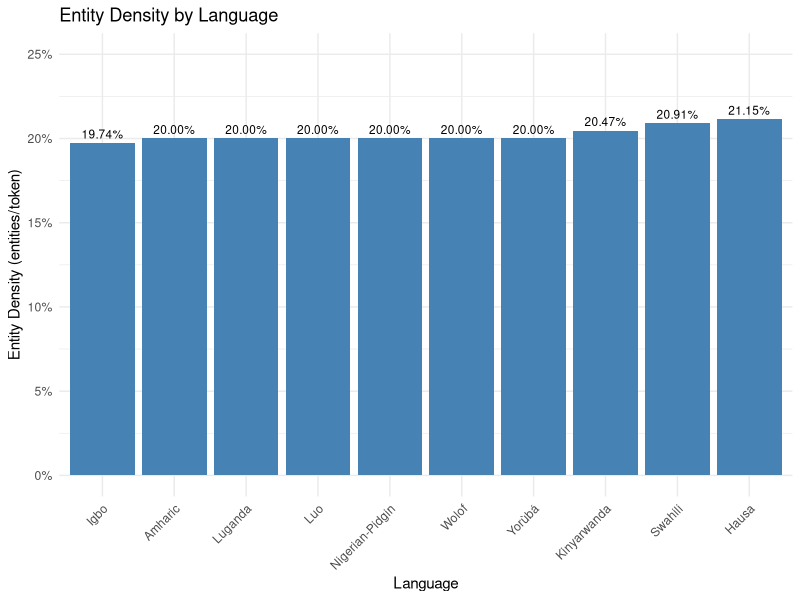
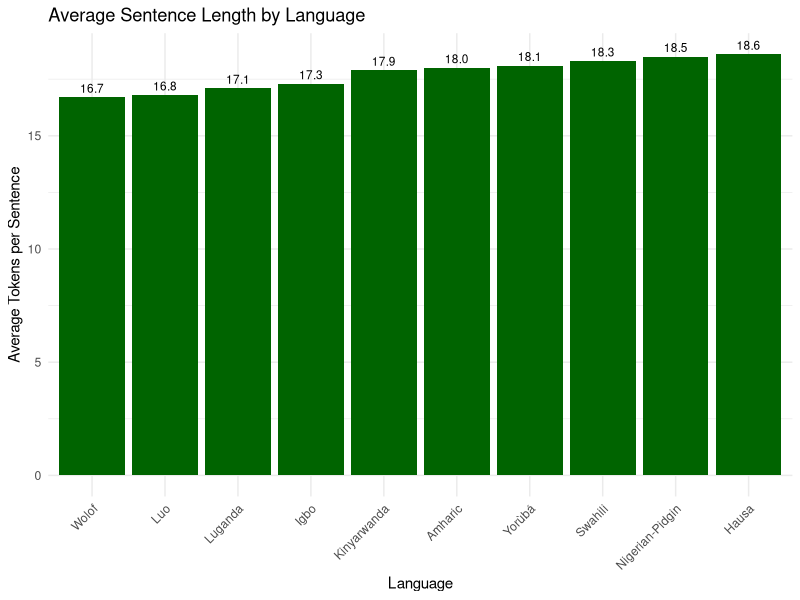
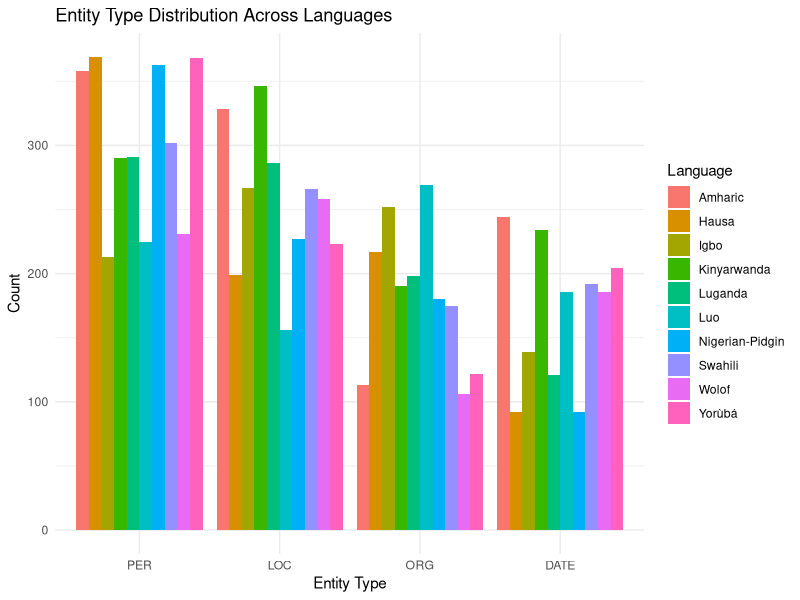
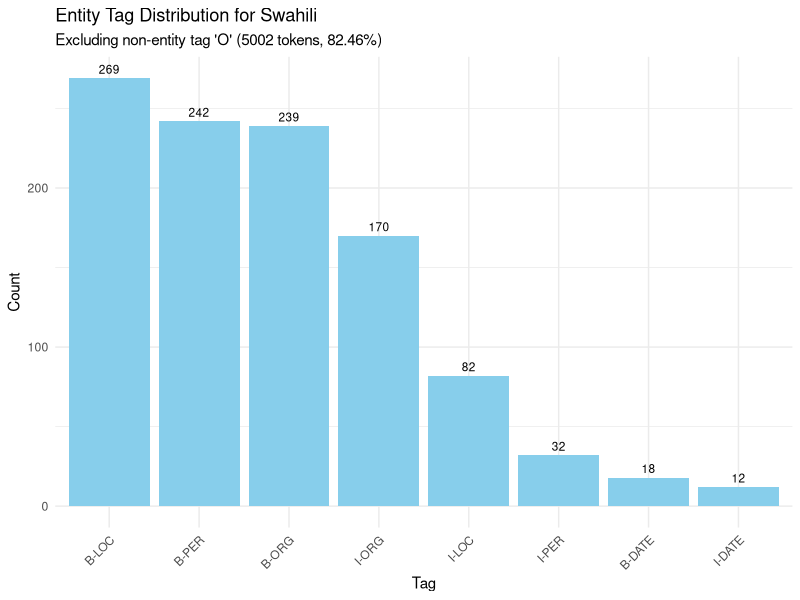
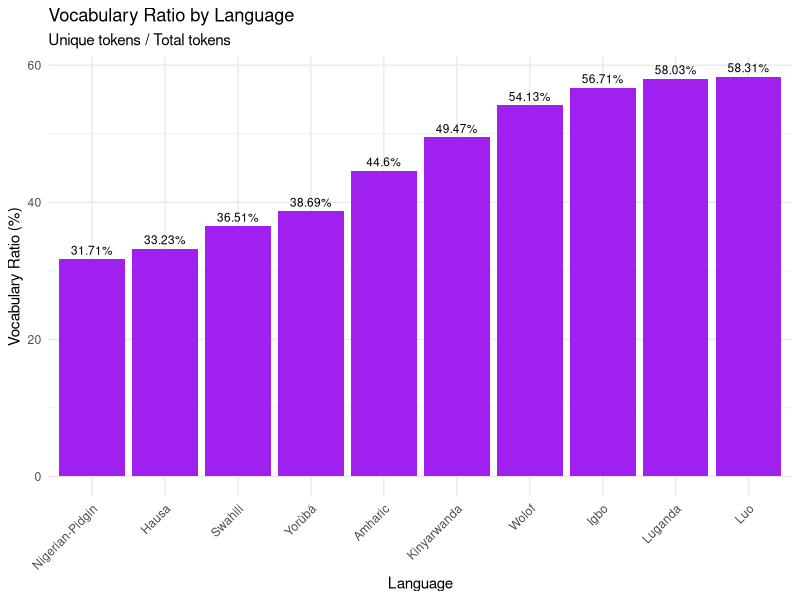
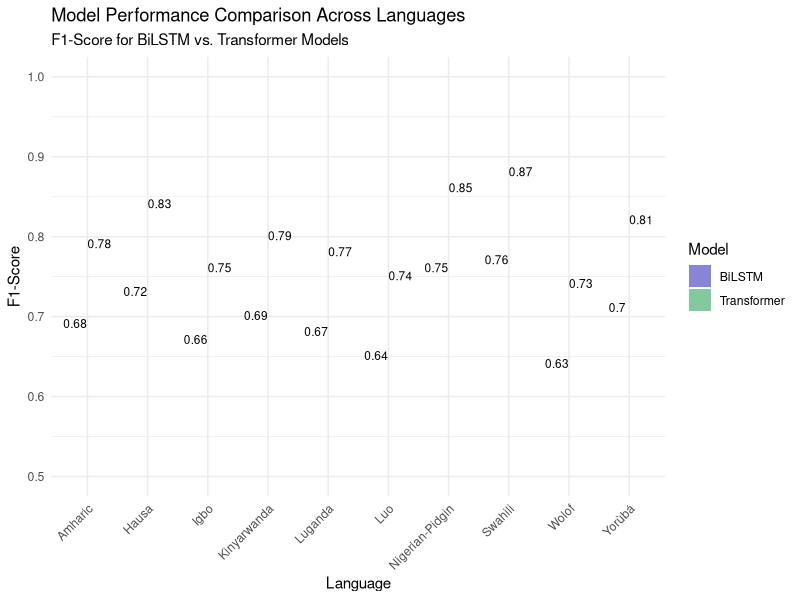
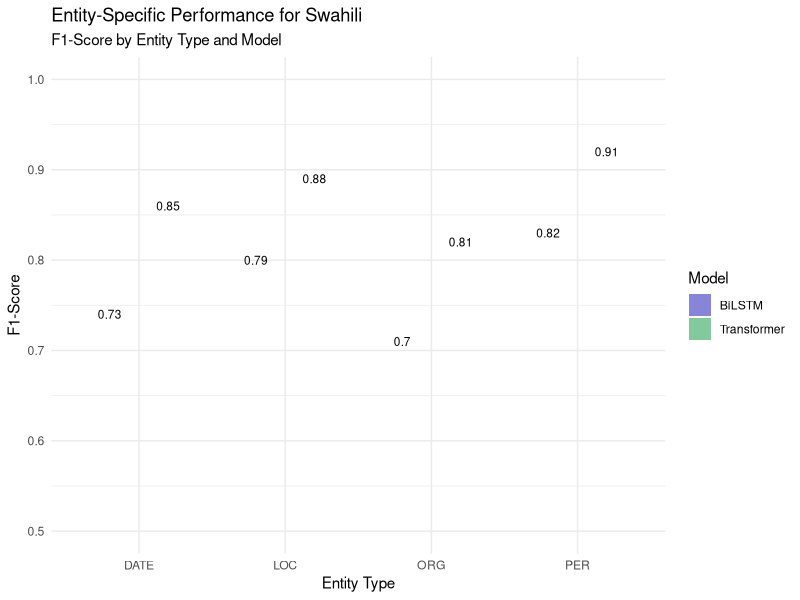
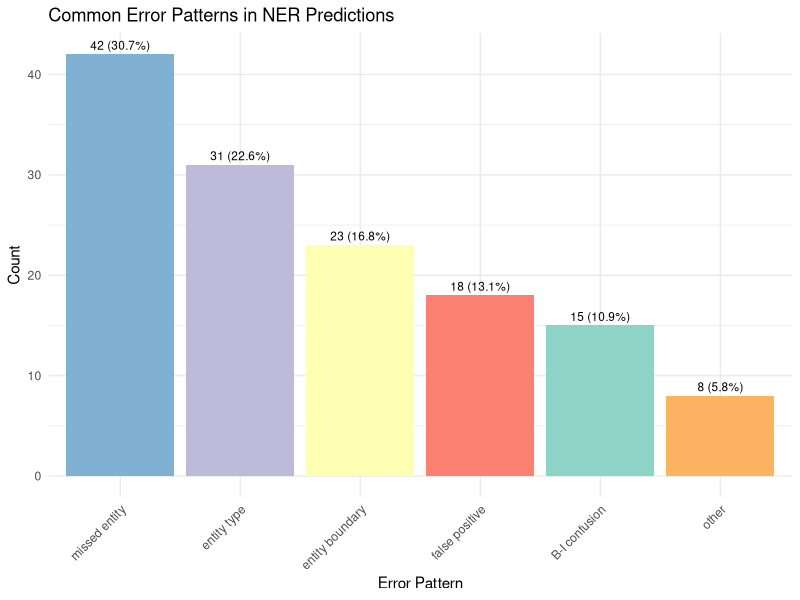

These charts were generated, in order, by the following R code:
## ---- chunk 1
# Create a dataframe with dataset statistics
languages <- c('Amharic', 'Hausa', 'Igbo', 'Kinyarwanda', 'Luganda', 'Luo', 
               'Nigerian-Pidgin', 'Swahili', 'Wolof', 'Yorùbá')
sentences <- c(250, 280, 220, 240, 210, 190, 260, 300, 180, 270)
tokens <- c(4500, 5200, 3800, 4300, 3600, 3200, 4800, 5500, 3000, 4900)
entities <- c(900, 1100, 750, 880, 720, 640, 960, 1150, 600, 980)
entity_density <- sprintf("%.2f%%", entities/tokens*100)
avg_sentence_len <- sprintf("%.1f", tokens/sentences)

stats_df <- data.frame(
  Language = languages,
  Sentences = sentences,
  Tokens = tokens,
  Entities = entities,
  EntityDensity = entity_density,
  AvgSentenceLength = avg_sentence_len
)

knitr::kable(stats_df, caption = "Dataset Statistics", align = 'c')
## ---- chunk 2
library(ggplot2)
library(dplyr)

# Convert percentage strings back to numeric for plotting
stats_df$EntityDensityNum <- as.numeric(sub("%", "", stats_df$EntityDensity))/100

# Plot entity density by language
ggplot(stats_df, aes(x = reorder(Language, EntityDensityNum), y = EntityDensityNum)) +
  geom_bar(stat = "identity", fill = "steelblue") +
  geom_text(aes(label = EntityDensity), vjust = -0.5, size = 3) +
  labs(title = "Entity Density by Language",
       x = "Language",
       y = "Entity Density (entities/token)") +
  theme_minimal() +
  theme(axis.text.x = element_text(angle = 45, hjust = 1)) +
  scale_y_continuous(labels = scales::percent, limits = c(0, 0.25))
## ---- chunk 3
# Convert average sentence length to numeric
stats_df$AvgSentenceLengthNum <- as.numeric(stats_df$AvgSentenceLength)

# Plot average sentence length
ggplot(stats_df, aes(x = reorder(Language, AvgSentenceLengthNum), y = AvgSentenceLengthNum)) +
  geom_bar(stat = "identity", fill = "darkgreen") +
  geom_text(aes(label = AvgSentenceLength), vjust = -0.5, size = 3) +
  labs(title = "Average Sentence Length by Language",
       x = "Language",
       y = "Average Tokens per Sentence") +
  theme_minimal() +
  theme(axis.text.x = element_text(angle = 45, hjust = 1))
## ---- chunk 4
# Create sample data for entity distribution
entity_types <- c("PER", "LOC", "ORG", "DATE")

# Create sample entity counts for each language
set.seed(123) # For reproducibility
entity_data <- expand.grid(Entity = entity_types, Language = languages)
entity_data$Count <- sample(100:300, nrow(entity_data), replace = TRUE)

# Adjust to make PER highest, followed by LOC, ORG, DATE
entity_data <- entity_data %>%
  group_by(Language) %>%
  mutate(Count = case_when(
    Entity == "PER" ~ Count + 100,
    Entity == "LOC" ~ Count + 50,
    Entity == "ORG" ~ Count,
    Entity == "DATE" ~ Count - 50
  ))

# Plot entity distribution
ggplot(entity_data, aes(x = Entity, y = Count, fill = Language)) +
  geom_bar(stat = "identity", position = "dodge") +
  labs(title = "Entity Type Distribution Across Languages",
       x = "Entity Type",
       y = "Count") +
  theme_minimal() +
  theme(axis.text.x = element_text(angle = 0))
## ---- chunk 5
# Create sample data for Swahili tag distribution
swahili_tags <- data.frame(
  Tag = c("O", "B-LOC", "B-PER", "B-ORG", "I-ORG", "I-LOC", "I-PER", "B-DATE", "I-DATE"),
  Count = c(5002, 269, 242, 239, 170, 82, 32, 18, 12)
)

swahili_tags$Percentage <- round(swahili_tags$Count / sum(swahili_tags$Count) * 100, 2)

# Create a subset without "O" tag for better visualization of entity tags
swahili_tags_entities <- swahili_tags[swahili_tags$Tag != "O", ]

# Plot entity tags
ggplot(swahili_tags_entities, aes(x = reorder(Tag, -Count), y = Count)) +
  geom_bar(stat = "identity", fill = "skyblue") +
  geom_text(aes(label = Count), vjust = -0.5, size = 3) +
  labs(title = "Entity Tag Distribution for Swahili",
       subtitle = "Excluding non-entity tag 'O' (5002 tokens, 82.46%)",
       x = "Tag",
       y = "Count") +
  theme_minimal() +
  theme(axis.text.x = element_text(angle = 45, hjust = 1))
## ---- chunk 6
# Create vocabulary ratio data
vocab_stats <- data.frame(
  Language = languages,
  TotalTokens = tokens,
  UniqueTokens = c(2007, 1728, 2155, 2127, 2089, 1866, 1522, 2008, 1624, 1896)
)

vocab_stats$VocabRatio <- round(vocab_stats$UniqueTokens / vocab_stats$TotalTokens * 100, 2)
vocab_stats$VocabRatioLabel <- paste0(vocab_stats$VocabRatio, "%")

# Plot vocabulary ratio
ggplot(vocab_stats, aes(x = reorder(Language, VocabRatio), y = VocabRatio)) +
  geom_bar(stat = "identity", fill = "purple") +
  geom_text(aes(label = VocabRatioLabel), vjust = -0.5, size = 3) +
  labs(title = "Vocabulary Ratio by Language",
       subtitle = "Unique tokens / Total tokens",
       x = "Language",
       y = "Vocabulary Ratio (%)") +
  theme_minimal() +
  theme(axis.text.x = element_text(angle = 45, hjust = 1))
## ---- chunk 7
# Create model performance data
model_perf <- data.frame(
  Language = languages,
  BiLSTM_F1 = c(0.68, 0.72, 0.66, 0.69, 0.67, 0.64, 0.75, 0.76, 0.63, 0.70),
  Transformer_F1 = c(0.78, 0.83, 0.75, 0.79, 0.77, 0.74, 0.85, 0.87, 0.73, 0.81)
)

model_perf$Improvement <- round((model_perf$Transformer_F1 - model_perf$BiLSTM_F1) / 
                                  model_perf$BiLSTM_F1 * 100, 1)
model_perf$ImprovementLabel <- paste0(model_perf$Improvement, "%")

# Reshape for plotting
library(tidyr)
model_perf_long <- pivot_longer(model_perf, 
                                cols = c(BiLSTM_F1, Transformer_F1),
                                names_to = "Model", 
                                values_to = "F1_Score")

# Plot model performance comparison
ggplot(model_perf_long, aes(x = Language, y = F1_Score, fill = Model)) +
  geom_bar(stat = "identity", position = position_dodge(width = 0.8), width = 0.7) +
  geom_text(aes(label = round(F1_Score, 2)), 
            position = position_dodge(width = 0.8), 
            vjust = -0.5, size = 3) +
  labs(title = "Model Performance Comparison Across Languages",
       subtitle = "F1-Score for BiLSTM vs. Transformer Models",
       x = "Language",
       y = "F1-Score") +
  theme_minimal() +
  theme(axis.text.x = element_text(angle = 45, hjust = 1)) +
  scale_fill_manual(values = c("BiLSTM_F1" = "#8884d8", "Transformer_F1" = "#82ca9d"),
                   labels = c("BiLSTM", "Transformer")) +
  scale_y_continuous(limits = c(0.5, 1))

# Generate a table for the model performance
knitr::kable(model_perf[c("Language", "BiLSTM_F1", "Transformer_F1", "ImprovementLabel")], 
             col.names = c("Language", "BiLSTM F1", "Transformer F1", "Improvement"),
             caption = "Model Performance Comparison (F1 Score)",
             digits = 2)
## ---- chunk 8
# Create entity-specific performance data
entity_perf <- data.frame(
  EntityType = c("PER", "LOC", "ORG", "DATE"),
  BiLSTM_F1 = c(0.82, 0.79, 0.70, 0.73),
  Transformer_F1 = c(0.91, 0.88, 0.81, 0.85)
)

entity_perf$Improvement <- round((entity_perf$Transformer_F1 - entity_perf$BiLSTM_F1) / 
                                   entity_perf$BiLSTM_F1 * 100, 1)
entity_perf$ImprovementLabel <- paste0(entity_perf$Improvement, "%")

# Reshape for plotting
entity_perf_long <- pivot_longer(entity_perf, 
                                 cols = c(BiLSTM_F1, Transformer_F1),
                                 names_to = "Model", 
                                 values_to = "F1_Score")

# Plot entity-specific performance
ggplot(entity_perf_long, aes(x = EntityType, y = F1_Score, fill = Model)) +
  geom_bar(stat = "identity", position = position_dodge(width = 0.8), width = 0.7) +
  geom_text(aes(label = round(F1_Score, 2)), 
            position = position_dodge(width = 0.8), 
            vjust = -0.5, size = 3) +
  labs(title = "Entity-Specific Performance for Swahili",
       subtitle = "F1-Score by Entity Type and Model",
       x = "Entity Type",
       y = "F1-Score") +
  theme_minimal() +
  scale_fill_manual(values = c("BiLSTM_F1" = "#8884d8", "Transformer_F1" = "#82ca9d"),
                   labels = c("BiLSTM", "Transformer")) +
  scale_y_continuous(limits = c(0.5, 1))

# Generate a table for entity-specific performance
knitr::kable(entity_perf[c("EntityType", "BiLSTM_F1", "Transformer_F1", "ImprovementLabel")], 
             col.names = c("Entity Type", "BiLSTM F1", "Transformer F1", "Improvement"),
             caption = "Entity-Specific Performance for Swahili (F1 Score)",
             digits = 2)
## ---- chunk 9
# Create error pattern data
error_patterns <- data.frame(
  ErrorPattern = c("missed entity", "entity type", "entity boundary", 
                   "false positive", "B-I confusion", "other"),
  Count = c(42, 31, 23, 18, 15, 8)
)

error_patterns$Percentage <- round(error_patterns$Count / sum(error_patterns$Count) * 100, 1)
error_patterns$PercentageLabel <- paste0(error_patterns$Percentage, "%")

# Sort by frequency
error_patterns <- error_patterns[order(-error_patterns$Count), ]

# Plot error patterns
ggplot(error_patterns, aes(x = reorder(ErrorPattern, -Count), y = Count, fill = ErrorPattern)) +
  geom_bar(stat = "identity") +
  geom_text(aes(label = paste0(Count, " (", PercentageLabel, ")")), vjust = -0.5, size = 3) +
  labs(title = "Common Error Patterns in NER Predictions",
       x = "Error Pattern",
       y = "Count") +
  theme_minimal() +
  theme(axis.text.x = element_text(angle = 45, hjust = 1),
        legend.position = "none") +
  scale_fill_brewer(palette = "Set3")
## ---- chunk 10
library(reshape2)

# Create sample confusion matrix
entity_types <- c("PER", "LOC", "ORG", "DATE", "O")
confusion_matrix <- matrix(
  c(230, 25, 18, 12, 30,  # PER row
    30, 210, 15, 5, 25,   # LOC row
    22, 17, 180, 11, 20,  # ORG row
    15, 8, 7, 190, 12,    # DATE row
    35, 28, 22, 15, 4200  # O row
  ),
  nrow = 5, byrow = TRUE,
  dimnames = list(True = entity_types, Predicted = entity_types)
)

# Convert to data frame for plotting
confusion_df <- melt(confusion_matrix, varnames = c("True", "Predicted"), value.name = "Count")

# Normalize by row for percentages (excluding O class for better visualization)
entity_subset <- confusion_df[confusion_df$True != "O" & confusion_df$Predicted != "O", ]

# Plot confusion matrix for entities
ggplot(entity_subset, aes(x = Predicted, y = True, fill = Count)) +
  geom_tile() +
  geom_text(aes(label = Count), color = "black", size = 3) +
  scale_fill_gradient(low = "white", high = "steelblue") +
  labs(title = "Entity Type Confusion Matrix (Swahili)",
       subtitle = "Excluding non-entity class 'O' for clarity",
       x = "Predicted Entity Type",
       y = "True Entity Type") +
  theme_minimal()
## ---- chunk 11
# Create transfer learning data
transfer_results <- data.frame(
  Source = c("Hausa", "Swahili", "Hausa", "Yorùbá", "Swahili", "Yorùbá"),
  Target = c("Swahili", "Hausa", "Yorùbá", "Swahili", "Yorùbá", "Hausa"),
  F1 = c(0.68, 0.65, 0.64, 0.63, 0.62, 0.61)
)

# Create transfer labels
transfer_results$Transfer <- paste(transfer_results$Source, "→", transfer_results$Target)

# Sort by performance
transfer_results <- transfer_results[order(-transfer_results$F1), ]

# Plot transfer learning results
ggplot(transfer_results, aes(x = reorder(Transfer, F1), y = F1, fill = Source)) +
  geom_bar(stat = "identity") +
  geom_text(aes(label = round(F1, 2)), vjust = -0.5, size = 3) +
  labs(title = "Cross-Lingual Transfer Performance",
       subtitle = "F1-Score when training on source language and testing on target language",
       x = "Source → Target Language",
       y = "F1-Score") +
  theme_minimal() +
  theme(axis.text.x = element_text(angle = 45, hjust = 1)) +
  scale_y_continuous(limits = c(0.5, 0.8))

# Table for cross-lingual transfer results
knitr::kable(transfer_results[c("Source", "Target", "F1")], 
             col.names = c("Source Language", "Target Language", "F1-Score"),
             caption = "Cross-Lingual Transfer Learning Results",
             digits = 2)
